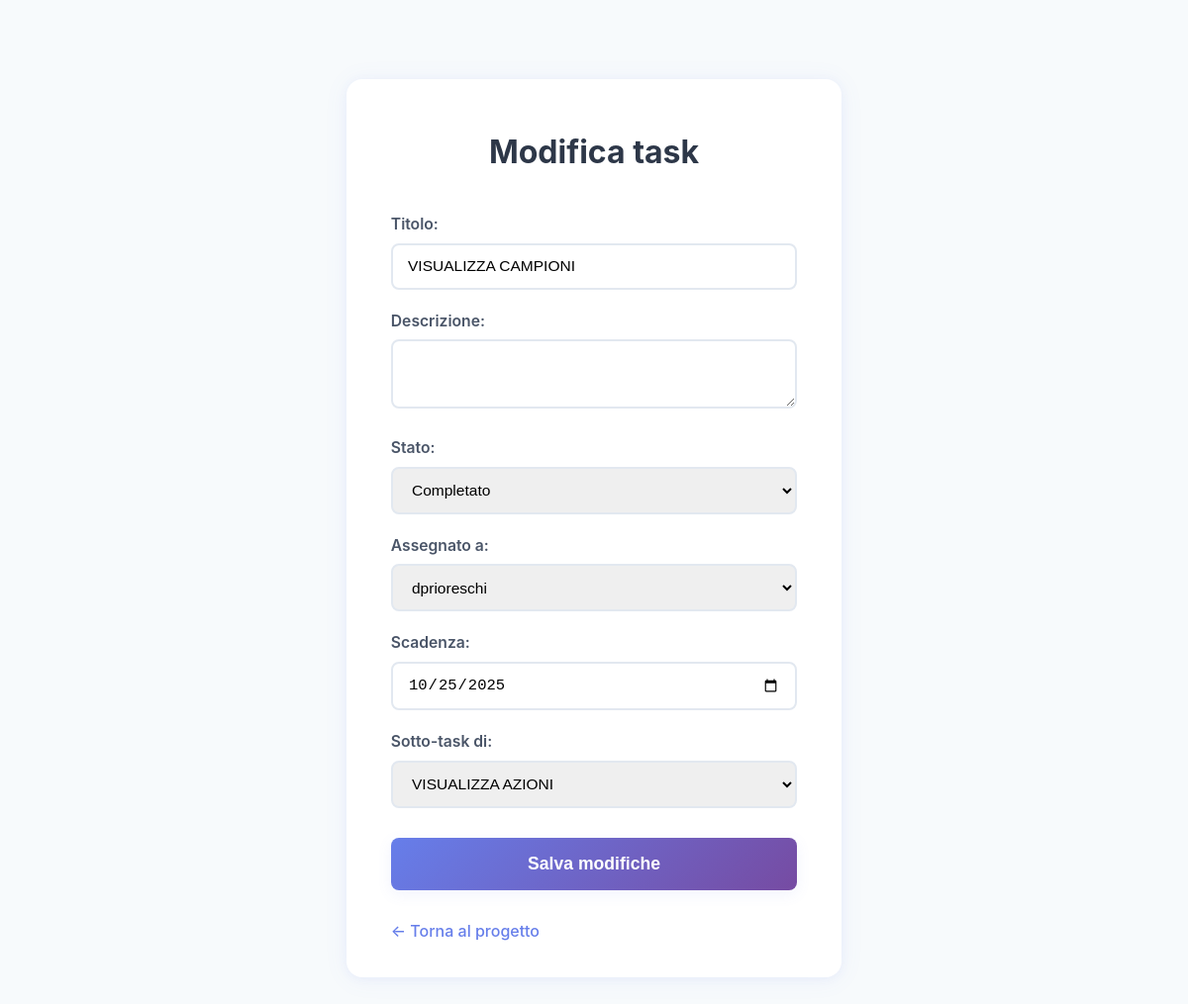
Before: /modifica_task/5 (signed in) with the older database file.
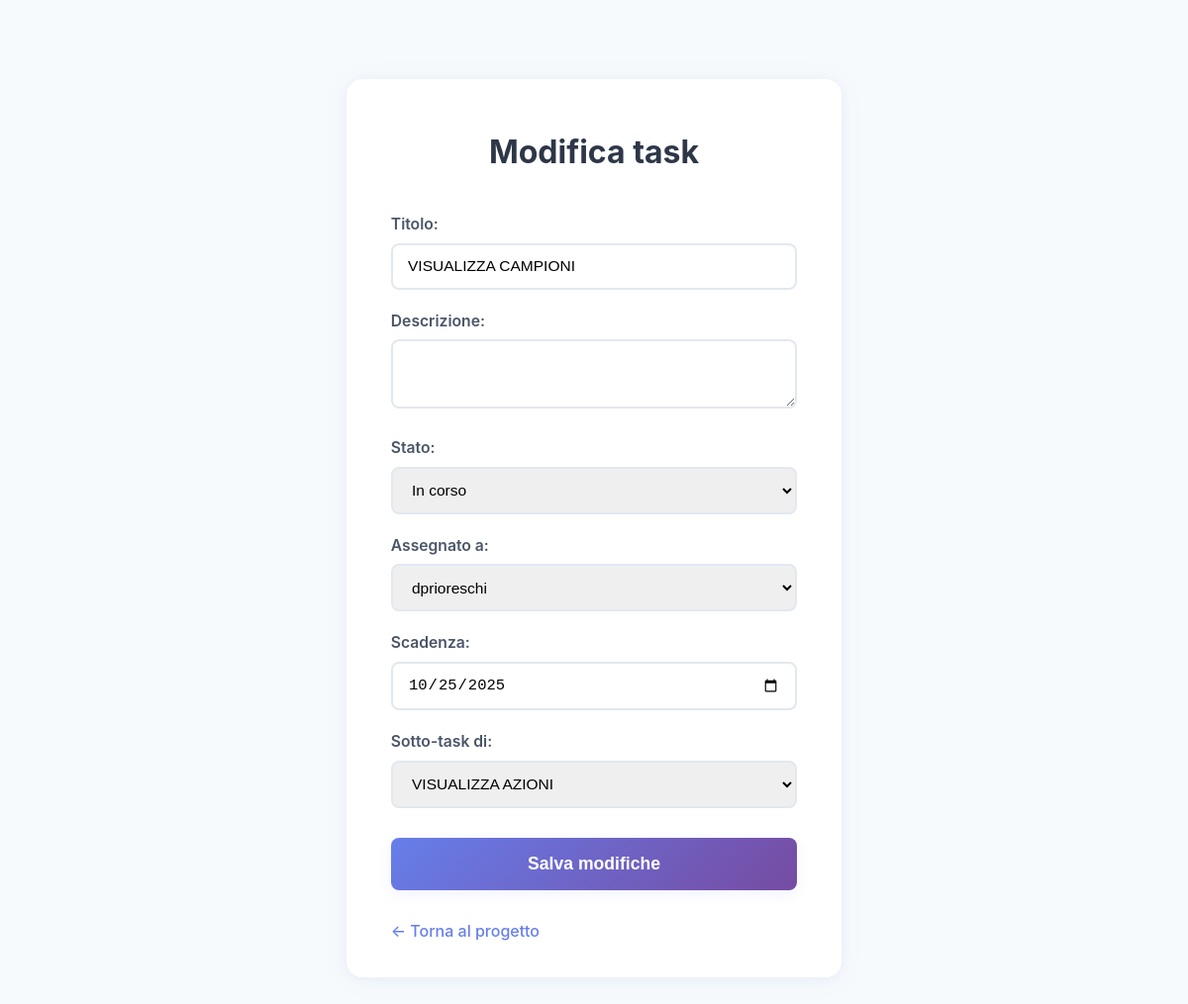
After: the same page with the newer database file.
### tables this page shows
CREATE TABLE tasks (
            id INTEGER PRIMARY KEY AUTOINCREMENT,
            titolo TEXT NOT NULL,
            descrizione TEXT,
            progetto_id INTEGER NOT NULL,
            parent_id INTEGER,
            autore_id INTEGER NOT NULL,
            stato TEXT NOT NULL,
            assegnato_a INTEGER,
            scadenza TEXT,
            data_creazione TEXT DEFAULT CURRENT_TIMESTAMP,
            FOREIGN KEY (progetto_id) REFERENCES progetti(id),
            FOREIGN KEY (parent_id) REFERENCES tasks(id),
            FOREIGN KEY (autore_id) REFERENCES utenti(id),
            FOREIGN KEY (assegnato_a) REFERENCES utenti(id)
        );

### app/main.py (the view)
@app.get("/modifica_task/{task_id}", response_class=HTMLResponse)
async def modifica_task_get(request: Request, task_id: int, progetto_id: int = None, user_id: str = Cookie(default=None)):
    if not user_id:
        return RedirectResponse("/login", status_code=302)
    db_path = get_db_path()
    conn = sqlite3.connect(db_path)
    c = conn.cursor()
    c.execute("SELECT progetto_id FROM tasks WHERE id = ?", (task_id,))
    row = c.fetchone()
    if not row:
        conn.close()
        return RedirectResponse("/", status_code=302)
    progetto_id = row[0]
    c.execute("""
        SELECT 1 FROM progetti p
        LEFT JOIN progetti_utenti pu ON p.id = pu.progetto_id
        WHERE p.id = ? AND (p.owner_id = ? OR pu.utente_id = ?)
    """, (progetto_id, user_id, user_id))
    if not c.fetchone():
        conn.close()
        return RedirectResponse("/", status_code=302)
    c.execute("""
        SELECT titolo, descrizione, stato, parent_id, assegnato_a, scadenza
        FROM tasks WHERE id = ?
    """, (task_id,))
    task = c.fetchone()
    if not task:
        conn.close()
        return RedirectResponse(f"/progetto/{progetto_id}", status_code=302)
    c.execute("""
        SELECT DISTINCT u.id, u.nome FROM utenti u
        INNER JOIN progetti_utenti pu ON u.id = pu.utente_id
        WHERE pu.progetto_id = ?
        UNION
        SELECT u.id, u.nome FROM utenti u
        INNER JOIN progetti p ON u.id = p.owner_id
        WHERE p.id = ?
    """, (progetto_id, progetto_id))
    membri_progetto = [{"id": r[0], "nome": r[1]} for r in c.fetchall()]
    c.execute("SELECT id, titolo FROM tasks WHERE progetto_id = ? AND id != ?", (progetto_id, task_id))
    all_tasks = [{"id": r[0], "titolo": r[1]} for r in c.fetchall()]
    c.execute("SELECT id, filename, filepath FROM allegati WHERE task_id = ?", (task_id,))
    allegati = [{"id": r[0], "filename": r[1], "filepath": r[2]} for r in c.fetchall()]
    conn.close()
    return templates.TemplateResponse("modifica_task.html", {
        "request": request,
        "task_id": task_id,
        "progetto_id": progetto_id,
        "titolo": task[0],
        "descrizione": task[1],
        "stato": task[2],
        "parent_id": task[3],
        "assegnato_a": task[4],
        "scadenza": task[5],
        "membri_progetto": membri_progetto,
        "all_tasks": all_tasks,
        "allegati": allegati
    })

### frontend/templates/modifica_task.html (shortened to what this page needs)
<!DOCTYPE html>
<html lang="it">
<head>
    <link rel="stylesheet" href="/static/style.css">
</head>
<body>
    <div class="edit-task-container">
        <div class="edit-task-card">
            <h1>Modifica task</h1>
            <form method="post" action="/modifica_task/{{ task_id }}" class="edit-task-form">
                <label for="titolo">Titolo:</label>
                <input type="text" name="titolo" value="{{ titolo }}" required>
                <label for="descrizione">Descrizione:</label>
                <textarea name="descrizione">{{ descrizione }}</textarea>
                <label for="stato">Stato:</label>
                <select name="stato">
                    <option value="in_corso" {% if stato == "in_corso" %}selected{% endif %}>In corso</option>
                    <option value="completato" {% if stato == "completato" %}selected{% endif %}>Completato</option>
                </select>
                <label for="assegnato_a">Assegnato a:</label>
                <select name="assegnato_a">
                    {% for membro in membri_progetto %}
                        <option value="{{ membro.id }}" {% if assegnato_a == membro.id %}selected{% endif %}>{{ membro.nome }}</option>
                    {% endfor %}
                </select>
                <label for="scadenza">Scadenza:</label>
                <input type="date" name="scadenza" value="{{ scadenza }}">
                <label for="parent_id">Sotto-task di:</label>
                <select name="parent_id">
                    {% for task in all_tasks %}
                        <option value="{{ task.id }}" {% if parent_id == task.id %}selected{% endif %}>
                            {{ task.titolo }}
                        </option>
                    {% endfor %}
                </select>
                <button type="submit" class="edit-task-btn">Salva modifiche</button>
            </form>
            <a href="/progetto/{{ progetto_id }}" class="back-to-project-link">← Torna al progetto</a>
        </div>
    </div>
</body>
</html>

Changed rows visible on the page:
changed tasks "VISUALIZZA CAMPIONI": stato "Completato" → "In corso"
